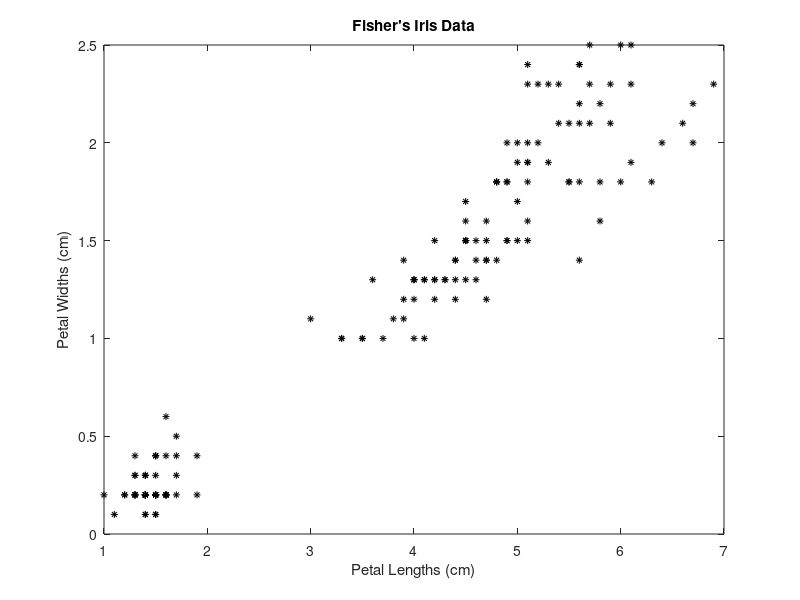
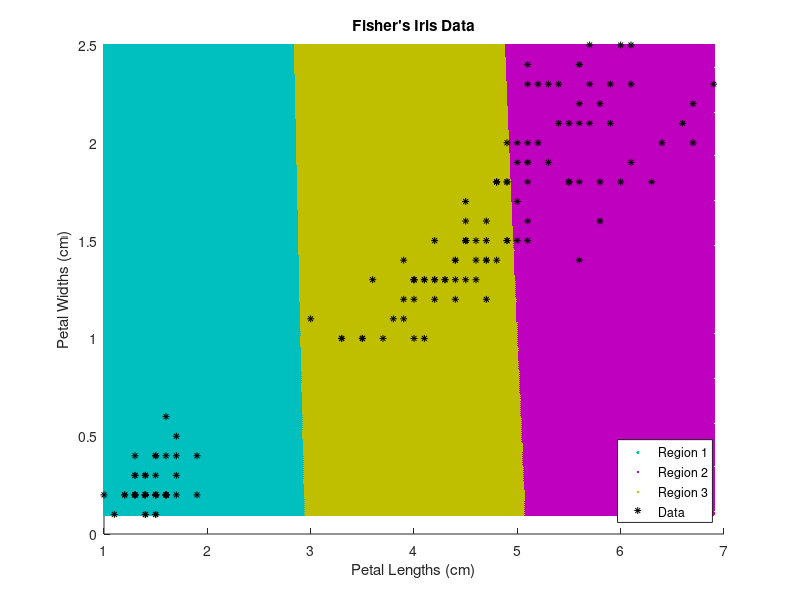

Source code (MATLAB) for these figures, in order:
%% Train a _k_-Means Clustering Algorithm
% Cluster data using _k_-means clustering, then plot the cluster regions.
%%
% Load Fisher's iris data set.  Use the petal lengths and widths as predictors.
load fisheriris
X = meas(:,3:4);

figure;
plot(X(:,1),X(:,2),'k*','MarkerSize',5);
title 'Fisher''s Iris Data';
xlabel 'Petal Lengths (cm)'; 
ylabel 'Petal Widths (cm)'; 
%%
% The larger cluster seems to be split into a lower variance region and a
% higher variance region.  This might indicate that the larger cluster is
% two, overlapping clusters.
%%
% Cluster the data.  Specify _k_ = 3 clusters.
rng(1); % For reproducibility
[idx,C] = kmeans(X,3);
%%
% |kmeans| uses the _k_-means++ algorithm for centroid initialization and
% squared Euclidean distance by default.  It is good practice to search for lower,
% local minima by setting the |'Replicates'| name-value pair argument.
%%
% |idx| is a vector of predicted cluster indices corrresponding to the
% observations in |X|.  |C| is a 3-by-2 matrix containing the final
% centroid locations.  
%%
% Use |kmeans| to compute the distance from each centroid to points on a
% grid. To do this, pass the centroids (|C|) and points on a grid to
% |kmeans|, and implement one iteration of the algorithm.
x1 = min(X(:,1)):0.01:max(X(:,1));
x2 = min(X(:,2)):0.01:max(X(:,2));
[x1G,x2G] = meshgrid(x1,x2);
XGrid = [x1G(:),x2G(:)]; % Defines a fine grid on the plot

idx2Region = kmeans(XGrid,3,'MaxIter',1,'Start',C);
    % Assigns each node in the grid to the closest centroid
%%
% |kmeans| displays a warning stating that the algorithm did not converge,
% which you should expect since the software only implemented one
% iteration.
%%
% Plot the cluster regions.
figure;
gscatter(XGrid(:,1),XGrid(:,2),idx2Region,...
    [0,0.75,0.75;0.75,0,0.75;0.75,0.75,0],'..');
hold on;
plot(X(:,1),X(:,2),'k*','MarkerSize',5);
title 'Fisher''s Iris Data';
xlabel 'Petal Lengths (cm)';
ylabel 'Petal Widths (cm)'; 
legend('Region 1','Region 2','Region 3','Data','Location','SouthEast');
hold off;